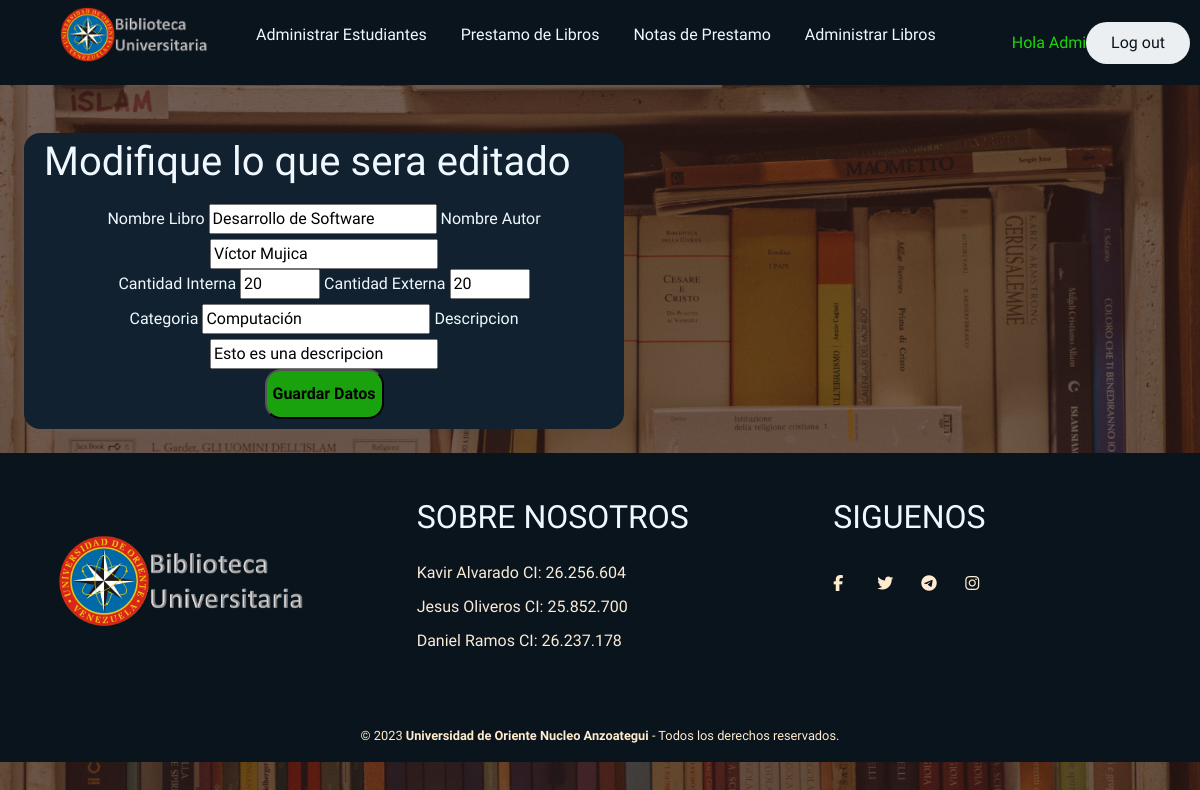
The page /administrarlibros/editarlibro/9676665756/ (signed in) on the database as committed earlier.
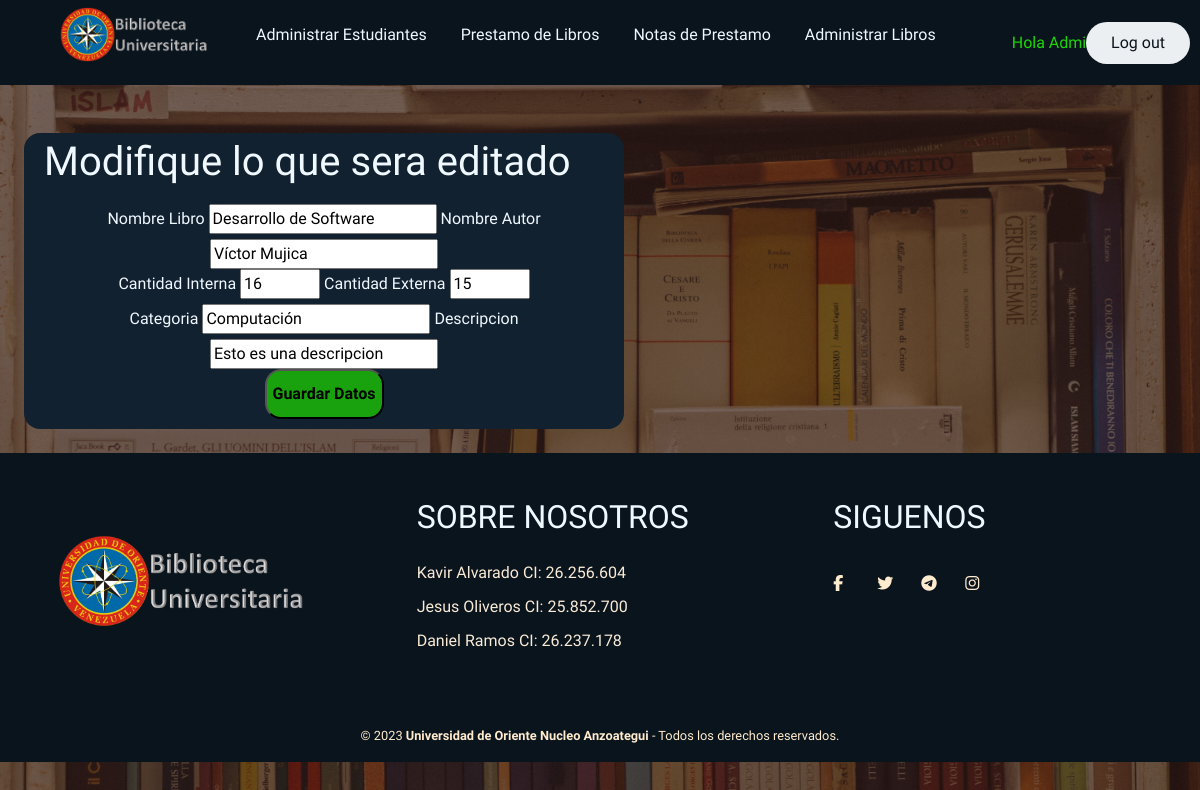
The same page on the database as committed later.
### AdministrarLibros/models.py (models this page shows, shortened)
class Libro(models.Model):# Tabla con el nombre Libro
    nombre=models.CharField(max_length=50, verbose_name="Nombre del Libro")
    id=models.CharField(max_length=30, verbose_name="Cota del Libro", primary_key=True)
    autor=models.CharField(max_length=50, verbose_name="Autor del libro")
    tipo=models.CharField(max_length=8, choices=Choice_Libro ,verbose_name="Tipo del libro")
    cantidadint=models.PositiveIntegerField(validators=[MinValueValidator(1)], verbose_name="Copias Internas")
    cantidadext=models.PositiveIntegerField(validators=[MinValueValidator(0)], verbose_name="Copias Externas")
    categoria=models.CharField(max_length=20, verbose_name="Categoria del Libro")
    descripcion = models.CharField(max_length=50, verbose_name="Descripcion del Libro")
    fecha=models.DateTimeField(auto_now_add=True, verbose_name="Fecha del Ingreso")
    class Meta:
        verbose_name='libro'
        verbose_name_plural='libros'

### AdministrarLibros/views.py (the view)
# urls.py: path('editarlibro/<str:id>/', views.editar_libros, name='Editarlibro'),
def editar_libros(request, id):
    try:
        Libros = Libro.objects.get(id = id)
        return render(request, "administrarlibros/editarlibro.html", {'libros': Libros})
    except:
        Libros = Libro.objects.all()
        FormLibro = FormularioLibro()
        return render(request, "administrarlibros/administrarlibros.html", {'formL':FormLibro, 'libros': Libros})

### AdministrarLibros/templates/administrarlibros/editarlibro.html (shortened to what this page needs)
{% extends "base/base.html" %}
{% load static %}
{% block content %}
    <link href="{% static 'Biblioteca/bootstrap.min.css' %}" rel="stylesheet">
    <link rel="stylesheet" href="{% static 'Biblioteca/css/StylesBase.css' %}">
    <link rel="stylesheet" href="{% static 'Biblioteca\css\StylesLibros.css' %}">
    <link rel="stylesheet" href="{% static 'Biblioteca\css\StylesTablas.css' %}">
    {% if user.is_authenticated %}
        {% if user.groups.all %}
            {% for group in user.groups.all %}
                {% if group.name == "WorkerTeam" %}
                <div class="opciones">
                    <div class="box">
                        <h1>Necesita ser Administrador para poder utilizar esta funcion</h1>
                    </div>
                {% endif %}
            {% endfor %}
        {% else %}
            <div class="opciones">
                <div class="box">
                    <h1>Modifique lo que sera editado</h1>
                </div>
                <center><form action="{% url 'LibroEditado' libros.id %}" method="post" style="margin: auto; color: aliceblue;">
                <label for="name">Nombre Libro</label>
                <input type="text" name="txtnom" value="{{ libros.nombre }}" placeholder="Nombre de Libro" required />
                <label for="name">Nombre Autor</label>
                <input type="text" name="txtautor" value="{{ libros.autor }}" placeholder="Nombre de Autor" required />
                <br/>
                {% if libros.tipo == 'Libros' %}
                <label for="name">Cantidad Interna</label>
                <input type="number" name="txtcant" value="{{ libros.cantidadint }}" min="1" max="50" placeholder="Precio de Producto" required />
                <label for="name">Cantidad Externa</label>
                <input type="number" name="txtcante" value="{{ libros.cantidadext }}" min="0" max="50" placeholder="Precio de Producto" required />
                <br/>
                {% endif %}
                <label for="name">Categoria</label>
                <input type="text" name="txtcategory" value="{{ libros.categoria }}" placeholder="Categoria" required />
                <label for="name">Descripcion</label>
                <input type="text" name="txtdescrip" value="{{ libros.descripcion }}" placeholder="Descripcion" required />
                <br/>
                <button type="submit" class="ingresar-button"><strong>Guardar Datos</strong></button>
                </form></center>
            </div>
        {% endif %}
    {% else %}
        <div class="opciones">
            <div class="box">
                <h1>Necesita ser Administrador para poder utilizar esta funcion</h1>
            </div>
        </div>
    {% endif %}
{% endblock %}

Rows that differ between the two databases and show on the page:
changed Libro "Desarrollo de Software": txtcant "20" → "16"; txtcante "20" → "15"
